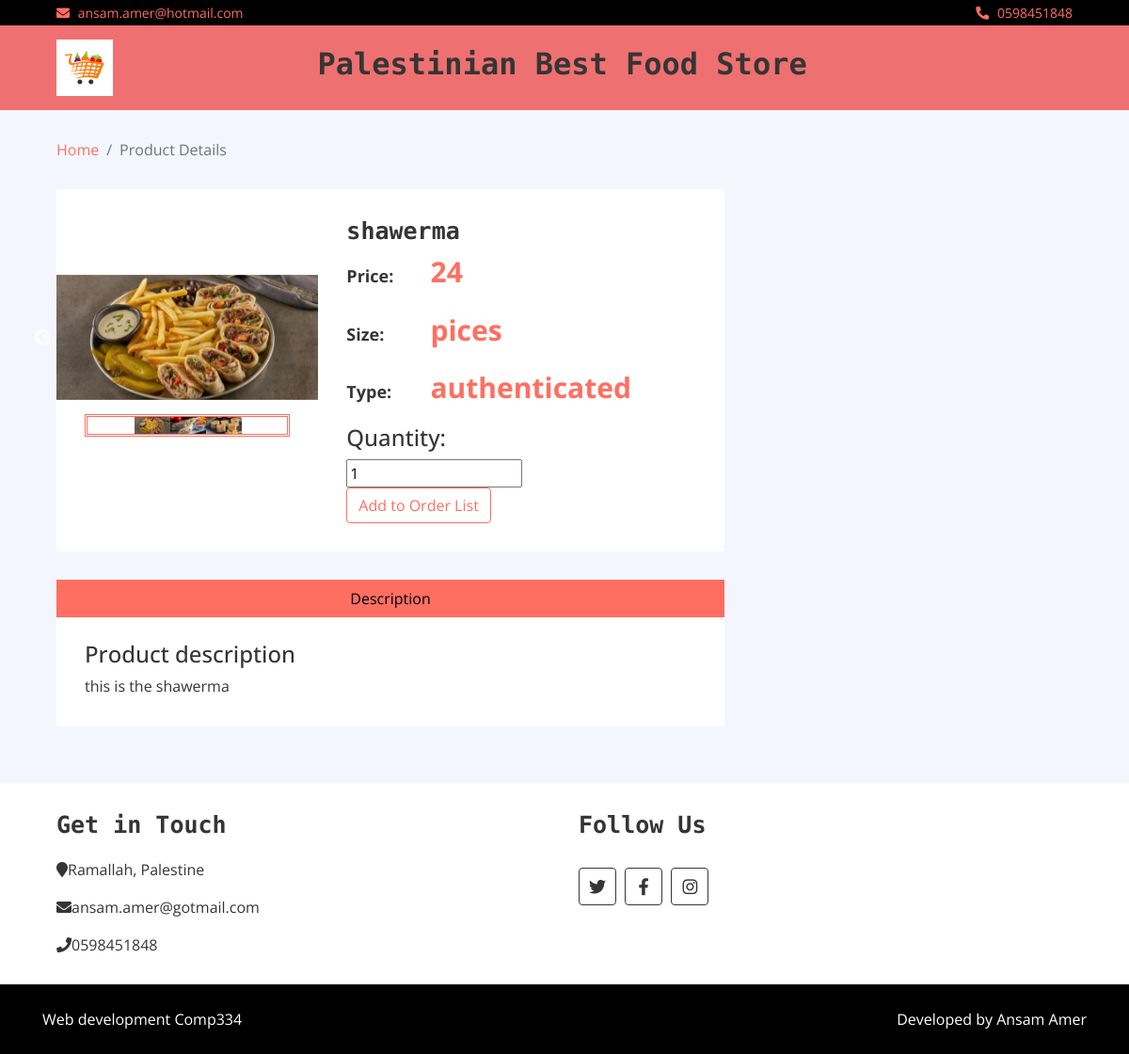
Screenshot of /admin/customerProductDetails.php?id=4 (signed in) with the database file from the repository.
### tables this page shows
CREATE TABLE `products` (
  `productName` varchar(100) DEFAULT NULL,
  `productId` int(100) NOT NULL,
  `productType` varchar(100) DEFAULT NULL,
  `productPrice` int(100) NOT NULL,
  `productSize` varchar(100) DEFAULT NULL,
  `productDescription` varchar(500) NOT NULL,
  `productImage1` blob NOT NULL,
  `productImage2` blob NOT NULL,
  `productImage3` blob NOT NULL,
  `userName` varchar(100) NOT NULL
);

### admin/init.php (called while the page is built, shortened)
<?php
    include 'connect.php';
    include 'includes/functions/systemFunctions.php';
    $img = 'layout/img/';

### admin/includes/functions/systemFunctions.php (called while the page is built, shortened)
<?php
        function productDetails(){
                global $con;
                $id = $_GET['id'];
                $stmt = $con->prepare("SELECT * FROM products WHERE productId=:id");
                $stmt->execute(['id' => $id]);
                return $stmt->fetch();
        }
?>

### admin/customerProductDetails.php (the view, shortened to what this page needs)
<?php
    include 'init.php';
    include $tpl . 'header.php';
    if(isset($_SESSION['Username'])){
        $result = productDetails();
    }else{
        header('location: index.php');
        exit();
    }
?>
<div class="breadcrumb-wrap">
    <div class="container-fluid">
        <ul class="breadcrumb">
            <li class="breadcrumb-item"><a href="customerHome.php">Home</a></li>
            <li class="breadcrumb-item active">Product Details</li>
        </ul>
    </div>
</div>
<div class="product-detail">
    <div class="container-fluid">
        <div class="row">
            <div class="col-lg-8">
                <div class="product-detail-top">
                    <div class="row align-items-center">
                        <div class="col-md-5">
                            <div class="product-slider-single ">
                                <img src="<?php echo $img . $result['productImage1']; ?>"  alt="Product Image"/>
                            </div>
                            <div class="product-slider-single-nav">
                                <img src="<?php echo $img . $result['productImage1']; ?>"  alt="Product Image"/>
                                <img src="<?php echo $img . $result['productImage2']; ?>"  alt="Product Image"/>
                                <img src="<?php echo $img . $result['productImage3']; ?>"  alt="Product Image"/>
                            </div>
                        </div>
                        <div class="col-md-7">
                            <form class="action" method="post" >
                                <div class="product-content">
                                    <div class="title">
                                        <h2><?php echo $result['productName']; ?></h2>
                                    </div>
                                    <div class="price">
                                        <h4>Price:</h4>
                                        <p><?php echo $result['productPrice']; ?></p>
                                    </div>
                                    <div class="price">
                                        <h4>Size:</h4>
                                        <p><?php echo $result['productSize']; ?></p>
                                    </div>
                                    <div class="price">
                                        <h4>Type:</h4>
                                        <p><?php echo $result['productType']; ?></p>
                                    </div>
                                    <div class="Quantity">
                                        <h4>Quantity:</h4>
                                        <input type="text" value="1" name="orderQuantity">
                                    </div>
                                    <a href=""><button class="btn" name="addToOrder">Add to Order List</button></a>
                                </div>
                            </form>
                        </div>
                    </div>
                </div>
                <div class="row product-detail-bottom">
                    <div class="col-lg-12">
                        <ul class="nav nav-pills nav-justified">
                            <li class="nav-item">
                                <a class="nav-link active" data-toggle="pill" href="#description">Description</a>
                            </li>
                        </ul>
                        <div class="tab-content">
                            <div id="description" class="container tab-pane active">
                                <h4>Product description</h4>
                                <p><?php echo $result['productDescription']; ?></p>
                            </div>
                        </div>
                    </div>
                </div>
            </div>
        </div>
    </div>
</div>
<?php
    include $tpl . 'footer.php';
?>

### admin/layout/css/style.css (style rules this page uses)
body { color: #353535; font-family: 'Open Sans', sans-serif; font-weight: 400; background: #f3f6ff; }
a { color: #FF6F61; }
h2 { font-family: 'Source Code Pro', monospace; font-weight: 700; }
@media (min-width: 992px) { .container-fluid { padding-right: 60px; padding-left: 60px; } }
.btn { color: #FF6F61; background: #ffffff; border: 1px solid #FF6F61; }
.nav { position: relative; }
@media (min-width: 768px) { .nav, .nav .navbar { background: #FF6F61 !important; } }
.breadcrumb-wrap { position: relative; width: 100%; }
.breadcrumb-wrap .breadcrumb { margin: 0; padding: 0; background: transparent; }
.product-detail { position: relative; width: 100%; padding: 30px 0; }
.product-detail .product-detail-top, .product-detail .product-detail-bottom { margin-bottom: 30px; }
.product-detail .product-detail-top { padding: 0; background: #ffffff; }
.product-detail .product-slider-single img { width: 100%; }
.product-detail .product-slider-single-nav { margin: 15px 30px 30px 30px; border: 3px double #FF6F61; }
.product-detail .product-slider-single-nav img { width: 100%; transition: all .3s; }
.product-detail .product-content, .product-detail .product-content .title, .product-detail .product-content .ratting, .product-detail .product-content .price, .product-detail .product-content .details, .product-detail .product-content .quantity, .product-detail .product-content .action { position: relative; width: 100%; }
.product-detail .product-content { padding: 30px; }
@media (min-width: 768px) { .product-detail .product-content { padding-left: 0; } }
.product-detail .product-content .title h2 { font-size: 25px; margin-bottom: 5px; }
.product-detail .product-content .price, .product-detail .product-content .quantity, .product-detail .product-content .p-size, .product-detail .product-content .p-color { margin-bottom: 15px; }
.product-detail .product-content .price h4, .product-detail .product-content .quantity h4, .product-detail .product-content .p-size h4, .product-detail .product-content .p-color h4 { display: inline-block; width: 80px; font-size: 18px; font-weight: 700; margin-right: 5px; }
.product-detail .product-content .price p { display: inline-block; color: #FF6F61; font-size: 30px; font-weight: 700; margin: 0; }
.product-detail .nav.nav-pills .nav-link { color: #FF6F61; background: #000000; border-radius: 0; transition: all .3s; }
.product-detail .nav.nav-pills .nav-link:hover, .product-detail .nav.nav-pills .nav-link.active { color: #000000; background: #FF6F61; }
.product-detail .tab-content { background: #ffffff; padding: 25px 15px 15px 15px; }

### rows the page displays
products: productImage1 (picture), productImage2 (picture), productImage3 (picture), productName "shawerma", productPrice "24", productSize "pices", productType "authenticated", productDescription "this is the shawerma"
